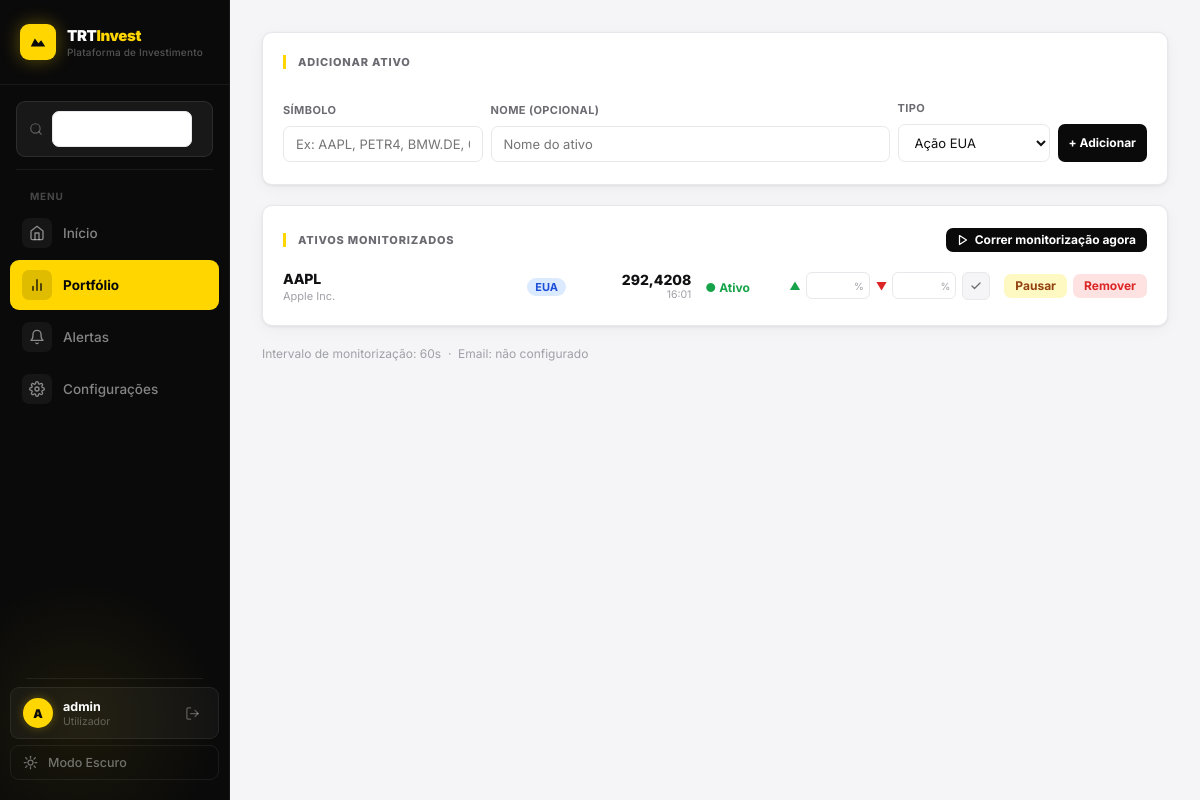
Before: /portfolio/ (signed in) with the older database file.
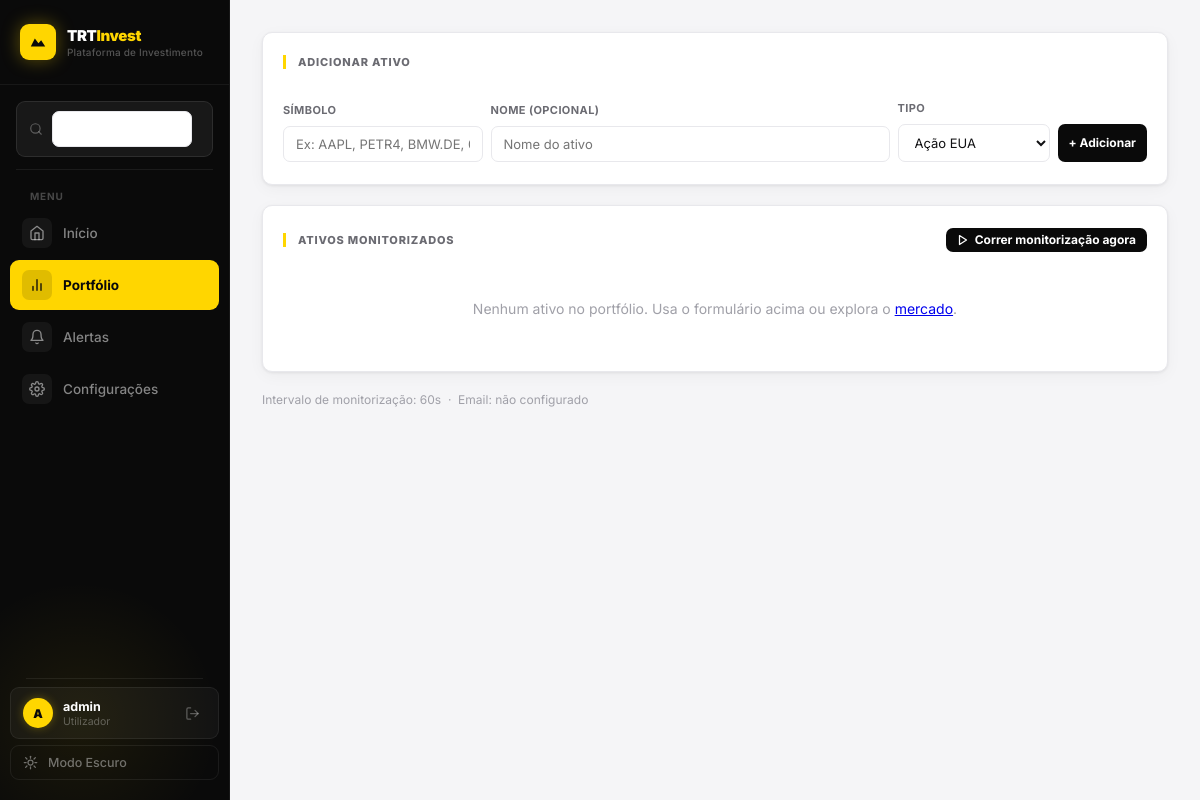
After: the same page with the newer database file.
### monitor/models.py (models this page shows, shortened)
class Stock(models.Model):
    TIPO_CHOICES = [
        ('stock_us', 'Ação EUA'),
        ('stock_br', 'Ação Brasil'),
        ('fii',      'Fundo Imobiliário'),
        ('crypto',   'Criptomoeda'),
        ('stock_eu', 'Ação Europa'),
        ('stock_cn', 'Ação China/HK'),
    ]
    symbol         = models.CharField(max_length=15, unique=True)
    name           = models.CharField(max_length=100, blank=True)
    tipo           = models.CharField(max_length=10, choices=TIPO_CHOICES, default='stock_us')
    is_active      = models.BooleanField(default=True)
    added_at       = models.DateTimeField(default=timezone.now)
    threshold_high = models.DecimalField(max_digits=5, decimal_places=2, default=5.00)
    threshold_low  = models.DecimalField(max_digits=5, decimal_places=2, default=5.00)
    def display_symbol(self):
        return self.symbol.replace('.SA', '').replace('-USD', '')

class StockPrice(models.Model):
    stock      = models.ForeignKey(Stock, on_delete=models.CASCADE, related_name='prices')
    price      = models.DecimalField(max_digits=12, decimal_places=4)
    fetched_at = models.DateTimeField(default=timezone.now)
    class Meta:
        ordering = ['-fetched_at']

class UserSettings(models.Model):
    monitoring_interval = models.PositiveIntegerField(default=60)
    ntfy_topic          = models.CharField(max_length=200, blank=True)
    email_enabled       = models.BooleanField(default=False)
    email_address       = models.EmailField(max_length=254, blank=True)
    smtp_host           = models.CharField(max_length=200, default='smtp.gmail.com')
    smtp_port           = models.PositiveIntegerField(default=587)
    smtp_user           = models.EmailField(max_length=254, blank=True)
    smtp_password       = models.CharField(max_length=200, blank=True)

### monitor/views.py (the view)
# urls.py: path('portfolio/',                 views.stock_list,    name='stock_list'),
@login_required
def stock_list(request):
    stocks   = Stock.objects.all().order_by('-added_at')
    settings = UserSettings.objects.first()
    stocks_data = []
    for stock in stocks:
        last = stock.prices.first()
        stocks_data.append({
            'stock':        stock,
            'last_price':   last.price if last else None,
            'last_fetched': last.fetched_at if last else None,
        })
    return render(request, 'monitor/stock_list.html', {
        'stocks_data': stocks_data,
        'settings':    settings,
    })

### monitor/templates/monitor/stock_list.html (shortened to what this page needs)
{% extends 'monitor/base.html' %}
{% block content %}
<div class="card" style="margin-bottom:20px">
    <div class="section-title">Adicionar ativo</div>
    <form method="post" action="{% url 'stock_add' %}" style="display:flex;gap:8px;flex-wrap:wrap;align-items:flex-end">
        <div style="display:flex;flex-direction:column;gap:4px;flex:1;min-width:130px">
            <label style="font-size:11px;font-weight:700;color:var(--muted);text-transform:uppercase;letter-spacing:.4px">Símbolo</label>
            <input type="text" name="symbol" placeholder="Ex: AAPL, PETR4, BMW.DE, 0700.HK" required style="margin:0">
        </div>
        <div style="display:flex;flex-direction:column;gap:4px;flex:2;min-width:130px">
            <label style="font-size:11px;font-weight:700;color:var(--muted);text-transform:uppercase;letter-spacing:.4px">Nome (opcional)</label>
            <input type="text" name="name" placeholder="Nome do ativo" style="margin:0">
        </div>
        <div style="display:flex;flex-direction:column;gap:4px;min-width:140px">
            <label style="font-size:11px;font-weight:700;color:var(--muted);text-transform:uppercase;letter-spacing:.4px">Tipo</label>
            <select name="tipo" style="margin:0">
                <option value="stock_us">Ação EUA</option>
            </select>
        </div>
        <button class="btn btn-add btn-sm" type="submit" style="height:38px">+ Adicionar</button>
    </form>
</div>
<div class="card">
    <div style="display:flex;align-items:center;justify-content:space-between;margin-bottom:16px;flex-wrap:wrap;gap:10px">
        <div class="section-title" style="margin:0">Ativos monitorizados</div>
        <a href="{% url 'run_monitor' %}" class="btn btn-monitor btn-sm">
            <svg width="12" height="12" viewBox="0 0 24 24" fill="none" stroke="currentColor" stroke-width="2.5" stroke-linecap="round" stroke-linejoin="round"><polygon points="5 3 19 12 5 21 5 3"/></svg>
            Correr monitorização agora
        </a>
    </div>
    {% if stocks_data %}
    <div style="display:flex;flex-direction:column;gap:10px">
        {% for item in stocks_data %}
        <div class="stock-row" id="stock-{{ item.stock.pk }}">
            <div style="display:flex;align-items:center;gap:14px;flex-wrap:wrap">
                <div style="min-width:110px;flex:1">
                    <a href="{% url 'stock_detail' item.stock.symbol %}" style="font-size:14px;font-weight:800;color:var(--ink);text-decoration:none;letter-spacing:-.2px">
                        {{ item.stock.display_symbol }}
                    </a>
                    <div style="font-size:11px;color:var(--muted-2);margin-top:1px;white-space:nowrap;overflow:hidden;text-overflow:ellipsis;max-width:160px">
                        {{ item.stock.name|default:"—" }}
                    </div>
                </div>
                <div style="min-width:60px">
                    {% if item.stock.tipo == 'stock_us' %}<span class="badge badge-us">EUA</span>
                    {% elif item.stock.tipo == 'stock_br' %}<span class="badge badge-br">Brasil</span>
                    {% elif item.stock.tipo == 'fii' %}<span class="badge badge-fii">FII</span>
                    {% elif item.stock.tipo == 'crypto' %}<span class="badge badge-crypto">Cripto</span>
                    {% elif item.stock.tipo == 'stock_eu' %}<span class="badge badge-eu">Europa</span>
                    {% elif item.stock.tipo == 'stock_cn' %}<span class="badge badge-cn">China/HK</span>
                    {% endif %}
                </div>
                <div style="min-width:90px;text-align:right">
                    {% if item.last_price %}
                        <div style="font-size:14px;font-weight:800;color:var(--ink)">{{ item.last_price }}</div>
                        <div style="font-size:10.5px;color:var(--muted-2)">{{ item.last_fetched|date:"H:i" }}</div>
                    {% else %}
                        <span style="color:var(--muted-2)">—</span>
                    {% endif %}
                </div>
                <div style="min-width:70px">
                    {% if item.stock.is_active %}
                        <span class="status-active" style="font-size:12px">● Ativo</span>
                    {% else %}
                        <span class="status-paused" style="font-size:12px">● Pausado</span>
                    {% endif %}
                </div>
                <form method="post" action="{% url 'stock_set_thresholds' item.stock.pk %}"
                      style="display:flex;align-items:center;gap:6px;flex-wrap:wrap">
                    <div style="display:flex;align-items:center;gap:5px">
                        <span style="font-size:11px;font-weight:700;color:var(--green)">▲</span>
                        <div style="position:relative">
                            <input type="number" name="threshold_high"
                                   value="{{ item.stock.threshold_high }}"
                                   min="0.1" max="100" step="0.1"
                                   style="width:64px;padding:5px 20px 5px 8px;font-size:12px;font-weight:700;border-radius:6px;margin:0;text-align:center"
                                   title="Limiar de alta (%)">
                            <span style="position:absolute;right:6px;top:50%;transform:translateY(-50%);font-size:10px;color:var(--muted-2);pointer-events:none">%</span>
                        </div>
                    </div>
                    <div style="display:flex;align-items:center;gap:5px">
                        <span style="font-size:11px;font-weight:700;color:var(--red)">▼</span>
                        <div style="position:relative">
                            <input type="number" name="threshold_low"
                                   value="{{ item.stock.threshold_low }}"
                                   min="0.1" max="100" step="0.1"
                                   style="width:64px;padding:5px 20px 5px 8px;font-size:12px;font-weight:700;border-radius:6px;margin:0;text-align:center"
                                   title="Limiar de baixa (%)">
                            <span style="position:absolute;right:6px;top:50%;transform:translateY(-50%);font-size:10px;color:var(--muted-2);pointer-events:none">%</span>
                        </div>
                    </div>
                    <button type="submit" title="Guardar limiares"
                            style="width:28px;height:28px;border-radius:6px;border:1.5px solid var(--line);background:var(--bg);color:var(--muted);cursor:pointer;display:flex;align-items:center;justify-content:center;flex-shrink:0;transition:all .15s;padding:0"
                            onmouseover="this.style.borderColor='var(--green)';this.style.color='var(--green)'"
                            onmouseout="this.style.borderColor='var(--line)';this.style.color='var(--muted)'">
                        <svg width="12" height="12" viewBox="0 0 24 24" fill="none" stroke="currentColor" stroke-width="2.5" stroke-linecap="round" stroke-linejoin="round"><polyline points="20 6 9 17 4 12"/></svg>
                    </button>
                </form>
                <div style="display:flex;gap:6px;margin-left:auto">
                    <form style="display:inline" method="post" action="{% url 'stock_toggle' item.stock.pk %}">
                        <button class="btn btn-toggle btn-sm">
                            {% if item.stock.is_active %}Pausar{% else %}Ativar{% endif %}
                        </button>
                    </form>
                    <form style="display:inline" method="post" action="{% url 'stock_remove' item.stock.pk %}" class="remove-form">
                        <button type="button" class="btn btn-remove btn-sm"
                                onclick="openRemoveModal(this, '{{ item.stock.display_symbol }}', '{{ item.stock.name|default:item.stock.display_symbol|escapejs }}')">
                            Remover
                        </button>
                    </form>
                </div>
            </div>
        </div>
        {% endfor %}
    </div>
    {% else %}
    <p style="color:var(--muted-2);font-size:14px;text-align:center;padding:32px 0">
        Nenhum ativo no portfólio. Usa o formulário acima ou explora o <a href="{% url 'home' %}">mercado</a>.
    </p>
    {% endif %}
</div>
{% if settings %}
<p style="color:var(--muted-2);font-size:12px;margin-top:8px">
    Intervalo de monitorização: {{ settings.monitoring_interval }}s &nbsp;·&nbsp;
    Email: {{ settings.alert_email|default:"não configurado" }}
</p>
{% endif %}
{% endblock %}

### monitor/templates/monitor/base.html (shortened to what this page needs)
{% load static %}
<!DOCTYPE html>
<html lang="pt">
<head>
    <link rel="stylesheet" href="{% static 'monitor/css/main.css' %}?v=4">
</head>
<body>
<aside class="sidebar" id="sidebar">
    <div class="sb-glow" aria-hidden="true"></div>
    <a class="sb-logo" href="{% url 'home' %}">
        <div class="sb-logo-mark">
            <svg width="18" height="18" viewBox="0 0 20 20" fill="none">
                <path d="M2 15L6.5 6L10.5 11.5L13.5 8L18 15H2Z" fill="#0a0a0a"/>
            </svg>
        </div>
        <div class="sb-logo-text">
            <span class="sb-logo-title">TRT<em>Invest</em></span>
            <span class="sb-logo-sub">Plataforma de Investimento</span>
        </div>
    </a>
    <div class="sb-search-wrap" id="sb-search-wrap">
        <svg width="14" height="14" viewBox="0 0 24 24" fill="none" stroke="currentColor" stroke-width="2" stroke-linecap="round" stroke-linejoin="round">
            <circle cx="11" cy="11" r="8"/><line x1="21" y1="21" x2="16.65" y2="16.65"/>
        </svg>
        <form method="get" action="/search/" autocomplete="off">
            <input type="text" name="q" id="sb-search-input" placeholder="Pesquisar ativo..." autocomplete="off">
        </form>
    </div>
    <div class="sb-divider"></div>
    <nav class="sb-nav">
        <span class="sb-section-label">Menu</span>
        <a href="{% url 'home' %}" class="sb-link" id="nav-home">
            <span class="sb-link-icon">
                <svg width="16" height="16" viewBox="0 0 24 24" fill="none" stroke="currentColor" stroke-width="2" stroke-linecap="round" stroke-linejoin="round">
                    <path d="M3 9l9-7 9 7v11a2 2 0 0 1-2 2H5a2 2 0 0 1-2-2z"/>
                    <polyline points="9 22 9 12 15 12 15 22"/>
                </svg>
            </span>
            <span>Início</span>
        </a>
        <a href="{% url 'stock_list' %}" class="sb-link" id="nav-portfolio">
            <span class="sb-link-icon">
                <svg width="16" height="16" viewBox="0 0 24 24" fill="none" stroke="currentColor" stroke-width="2" stroke-linecap="round" stroke-linejoin="round">
                    <path d="M18 20V10M12 20V4M6 20v-6"/>
                </svg>
            </span>
            <span>Portfólio</span>
        </a>
        <a href="{% url 'alert_history' %}" class="sb-link" id="nav-alertas">
            <span class="sb-link-icon">
                <svg width="16" height="16" viewBox="0 0 24 24" fill="none" stroke="currentColor" stroke-width="2" stroke-linecap="round" stroke-linejoin="round">
                    <path d="M18 8A6 6 0 0 0 6 8c0 7-3 9-3 9h18s-3-2-3-9"/>
                    <path d="M13.73 21a2 2 0 0 1-3.46 0"/>
                </svg>
            </span>
            <span>Alertas</span>
        </a>
        <a href="{% url 'settings' %}" class="sb-link" id="nav-config">
            <span class="sb-link-icon">
            </span>
            <span>Configurações</span>
        </a>
    </nav>
    <div style="flex:1"></div>
    <div class="sb-bottom">
        <div class="sb-divider"></div>
        {% if user.is_authenticated %}
        <div class="sb-user">
            <div class="sb-avatar">{{ user.first_name|first|default:user.username|first|upper }}</div>
            <div class="sb-user-info">
                <span class="sb-user-name">{% if user.first_name %}{{ user.first_name }}{% else %}{{ user.username }}{% endif %}</span>
                <span class="sb-user-role">Utilizador</span>
            </div>
            <a href="{% url 'logout' %}" class="sb-logout" title="Sair">
                <svg width="15" height="15" viewBox="0 0 24 24" fill="none" stroke="currentColor" stroke-width="2" stroke-linecap="round" stroke-linejoin="round">
                    <path d="M9 21H5a2 2 0 0 1-2-2V5a2 2 0 0 1 2-2h4"/>
                    <polyline points="16 17 21 12 16 7"/>
                    <line x1="21" y1="12" x2="9" y2="12"/>
                </svg>
            </a>
        </div>
        {% endif %}
        <button class="sb-theme" id="theme-btn" aria-label="Alternar tema">
            <span class="sb-theme-label">Modo Escuro</span>
        </button>
    </div>
</aside>
<div class="page-wrap">
    <main class="{% block container_class %}container{% endblock %}">
        {% block content %}{% endblock %}
    </main>
</div>
</body>
</html>

Changed rows visible on the page:
removed Stock: stock.display_symbol "AAPL", stock.name "Apple Inc.", tipo "EUA", last_price "292,4208", last_fetched "16:01", is_active "● Ativo"
Other visible differences:
text now shown: "Nenhum ativo no portfólio. Usa o formulário acima ou explora o mercado ."
